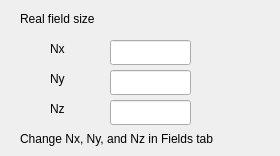
        <widget class="QWidget" name="page_17">
         <widget class="QLineEdit" name="lineEdit_31">
          <property name="geometry">
           <rect>
            <x>110</x>
            <y>100</y>
            <width>81</width>
            <height>25</height>
           </rect>
          </property>
          <property name="readOnly">
           <bool>true</bool>
          </property>
         </widget>
         <widget class="QLineEdit" name="lineEdit_29">
          <property name="geometry">
           <rect>
            <x>110</x>
            <y>40</y>
            <width>81</width>
            <height>25</height>
           </rect>
          </property>
          <property name="readOnly">
           <bool>true</bool>
          </property>
         </widget>
         <widget class="QLabel" name="label_100">
          <property name="geometry">
           <rect>
            <x>20</x>
            <y>10</y>
            <width>161</width>
            <height>17</height>
           </rect>
          </property>
          <property name="text">
           <string>Real field size</string>
          </property>
         </widget>
         <widget class="QLabel" name="label_97">
          <property name="geometry">
           <rect>
            <x>20</x>
            <y>130</y>
            <width>251</width>
            <height>17</height>
           </rect>
          </property>
          <property name="text">
           <string>Change Nx, Ny, and Nz in Fields tab</string>
          </property>
         </widget>
         <widget class="QLabel" name="label_101">
          <property name="geometry">
           <rect>
            <x>50</x>
            <y>40</y>
            <width>67</width>
            <height>17</height>
           </rect>
          </property>
          <property name="text">
           <string>Nx</string>
          </property>
         </widget>
         <widget class="QLineEdit" name="lineEdit_30">
          <property name="geometry">
           <rect>
            <x>110</x>
            <y>70</y>
            <width>81</width>
            <height>25</height>
           </rect>
          </property>
          <property name="readOnly">
           <bool>true</bool>
          </property>
         </widget>
         <widget class="QLabel" name="label_98">
          <property name="geometry">
           <rect>
            <x>50</x>
            <y>100</y>
            <width>67</width>
            <height>17</height>
           </rect>
          </property>
          <property name="text">
           <string>Nz</string>
          </property>
         </widget>
         <widget class="QLabel" name="label_99">
          <property name="geometry">
           <rect>
            <x>50</x>
            <y>70</y>
            <width>67</width>
            <height>17</height>
           </rect>
          </property>
          <property name="text">
           <string>Ny</string>
          </property>
         </widget>
        </widget>
